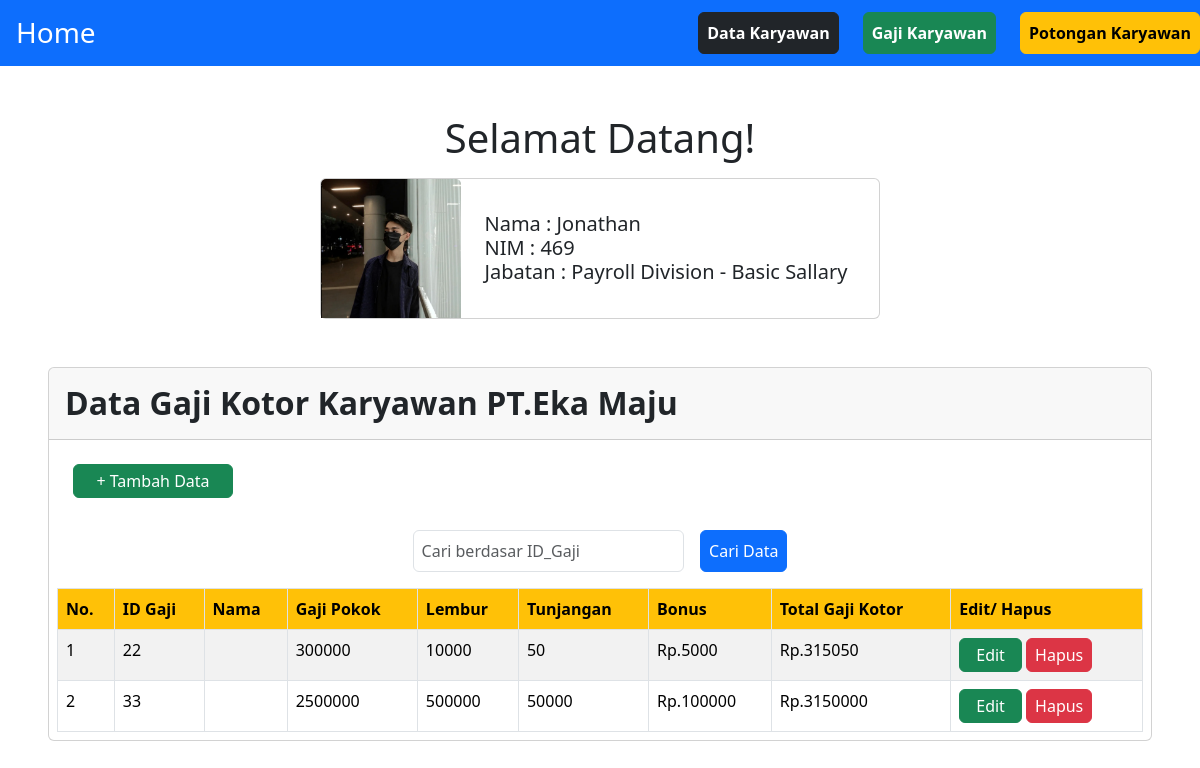
The page /469_GajiKaryawan/index.php on the database as committed earlier.
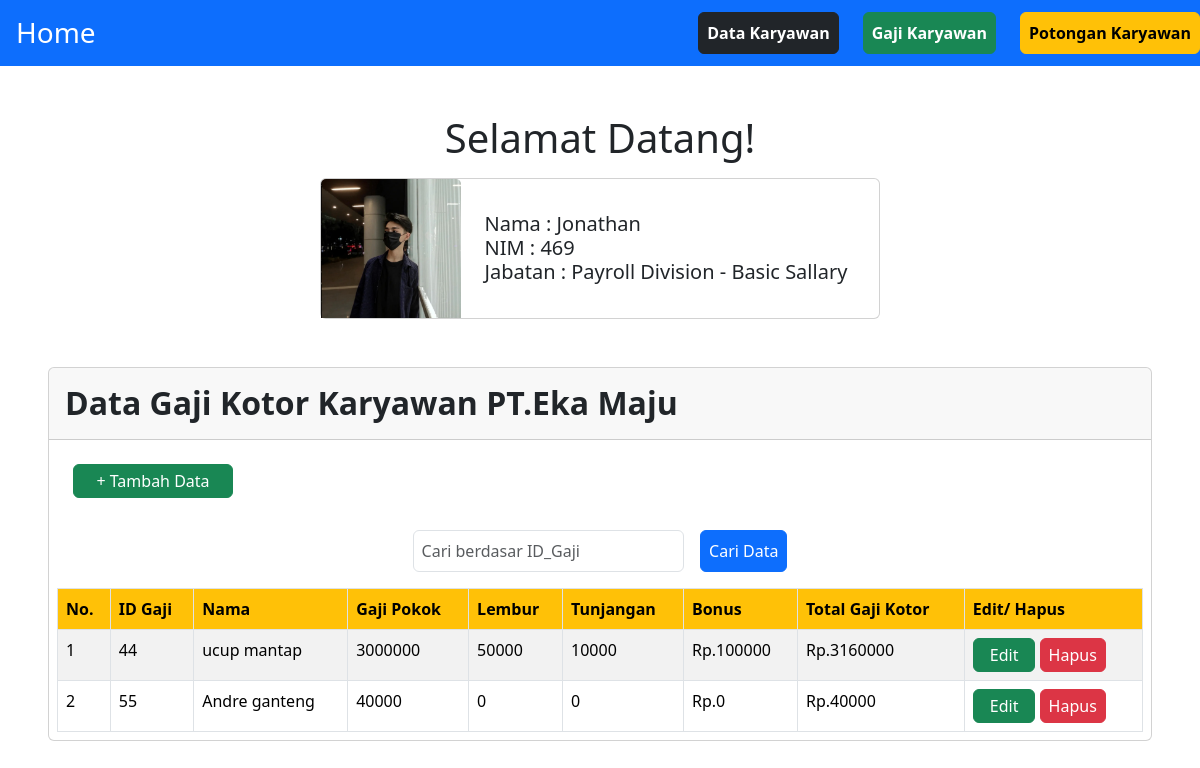
The same page on the database as committed later.
### tables this page shows
CREATE TABLE `gaji_karyawan` (
  `id_gaji` int(4) NOT NULL,
  `nama_gaji` varchar(30) NOT NULL,
  `pokok_gaji` bigint(20) NOT NULL,
  `lembur_gaji` bigint(20) DEFAULT NULL,
  `tunjangan_gaji` bigint(20) DEFAULT NULL,
  `bonus_gaji` bigint(20) DEFAULT NULL,
  `total_gaji` bigint(20) NOT NULL
);

### 469_GajiKaryawan/config.php (called while the page is built, shortened)
<?php
class Lib469 implements jonathan{
    public $db;
    public function __construct()
    {
             $host = 'localhost';
             $dbname = 'kelompok_gaji';
             $user = 'root';
             $pwd = '';
             $this->db = new PDO("mysql:host={$host};dbname={$dbname}", $user, $pwd);
    }
    public function tampilData(){
        $query = $this->db->prepare("SELECT * FROM gaji_karyawan");
        $query->execute();
        $data = $query->fetchAll();
        return $data;
    }
}
?>

### 469_GajiKaryawan/index.php (the view, shortened to what this page needs)
<?php
    include ('config.php');
    $koneksi = new Lib469();
    $data =$koneksi->tampilData();
    ?>
    <!DOCTYPE html>
    <html lang="en">
    <head>
        <link rel="stylesheet" href="./css/main.css">
        <link rel="stylesheet" href="./css/bootstrap.min.css">
    </head>
    <body>
        <div class="container-fluid">
        <nav class="navbar bg-body-tertiary">
    <div class="container-fluid bg-primary">
        <a class="navbar-brand text-white p-3" href="../">
        <h3>Home</h3>
        </a>
        <div class="d-flex justify-space-between gap-4">
                <a href="../462_DataKaryawan/" class="btn btn-dark fw-bold ms-5 p-2">Data Karyawan</a>
                <a href="../469_GajiKaryawan/" class="btn btn-success fw-bold p-2">Gaji Karyawan</a>
                <a href="../454_PotonganKaryawan/" class="btn btn-warning fw-bold p-2">Potongan Karyawan</a>
            </div>
    </div>
    </nav>
    <div class="container mt-5 d-flex flex-column align-items-center mx-auto">
    <h1 class="mb-3">Selamat Datang!</h1>
    <div class="card" style="width: 35rem;">
    <div class="d-flex">
    <div class="w-25">
    <img src="./assets/jonathan.jpeg" class="card-img-top" alt="...">
    </div>
    <div class="card-body align-items-center align-self-center px-4">
        <h5 class="card-text">Nama : Jonathan</h5>
        <h5 class="card-text">NIM : 469</h5>
        <h5 class="card-text">Jabatan : Payroll Division - Basic Sallary</h5>
    </div>
    </div>
    </div>
        </div>
        <div class="container-fluid p-5 mx-auto">
            <div class="card">
                <div class="card-header p-3">
                    <h2 class="fw-bold text-dark">Data Gaji Kotor Karyawan PT.Eka Maju</h2>
                </div>
        <div class="m-2">
        <table class="table table-striped table-bordered">
        <a href="?page=tambah" class="btn py-1 px-3 m-3 btn-success" style="width:10rem;">+ Tambah Data</a>
        <div class ="my-3 d-flex justify-content-center">
            <form method="get">
                <input type="text" class="form-control w-25 p-2" name="469_cari" id="" placeholder="Cari berdasar ID_Gaji">
                <button class="btn btn-primary p-2 ms-3">Cari Data</button>
            </form>
        </div>
        <thead>
            <td class="fw-bold bg-warning p-2">No.</td>
            <td class="fw-bold bg-warning p-2">ID Gaji</td>
            <td class="fw-bold bg-warning p-2">Nama</td>
            <td class="fw-bold bg-warning p-2">Gaji Pokok</td>
            <td class="fw-bold bg-warning p-2">Lembur</td>
            <td class="fw-bold bg-warning p-2">Tunjangan</td>
            <td class="fw-bold bg-warning p-2">Bonus</td>
            <td class="fw-bold bg-warning p-2">Total Gaji Kotor</td>
            <td class="fw-bold bg-warning p-2"> Edit/ Hapus</td>
        </thead>
        <?php
$nomor = 1;
foreach ($data as $data) {
    echo "<tr>";
    echo "<td class='p-2'>" . $nomor . "</td>";
    echo "<td class='p-2'>" . $data['id_gaji'] . "</td>";
    echo "<td class='p-2'>" . $data['nama_gaji'] . "</td>";
    echo "<td class='p-2'>" . $data['pokok_gaji'] . "</td>";
    echo "<td class='p-2'>" . $data['lembur_gaji'] . "</td>";
    echo "<td class='p-2'>" . $data['tunjangan_gaji'] . "</td>";
    echo "<td class='p-2'>Rp." . $data['bonus_gaji'] . "</td>";
    echo "<td class='p-2'>Rp." . $potongan = $data['pokok_gaji'] + $data['lembur_gaji'] + $data['tunjangan_gaji'] + $data['bonus_gaji']. "</td>";
    echo "<td class='p-2'> ";
    echo "<a href='?page=edit&idgaji=" . $data['id_gaji'] . "' class='btn py-1 px-3 btn-success'>Edit</a> ";
    echo "<a href='?hapus=" . $data['id_gaji'] . "' onclick=\"return confirm('Apakah Anda Yakin Menghapus Data Ini?');\" class='btn py-1 px-2 btn-danger'>Hapus</a>";
    echo "</td>";
    echo "</tr>";
    $nomor++;
}
?>
        </table>
        </div>
        </div>
        </div>
        </div>
    </body>
    </html>

### 469_GajiKaryawan/css/main.css (style rules this page uses)
* { padding: 0 !important; margin: 0 !important; }

Rows that differ between the two databases and show on the page:
removed gaji_karyawan: id_gaji "22", pokok_gaji "300000", lembur_gaji "10000", tunjangan_gaji "50", bonus_gaji "5000", pokok_gaji+lembur_gaji+tunjangan_gaji "315050"
removed gaji_karyawan: id_gaji "33", pokok_gaji "2500000", lembur_gaji "500000", tunjangan_gaji "50000", bonus_gaji "100000", pokok_gaji+lembur_gaji+tunjangan_gaji "3150000"
added gaji_karyawan: id_gaji "44", nama_gaji "ucup mantap", pokok_gaji "3000000", lembur_gaji "50000", tunjangan_gaji "10000", bonus_gaji "100000", pokok_gaji+lembur_gaji+tunjangan_gaji "3160000"
added gaji_karyawan: id_gaji "55", nama_gaji "Andre ganteng", pokok_gaji "40000", lembur_gaji "0", tunjangan_gaji "0", bonus_gaji "0"
